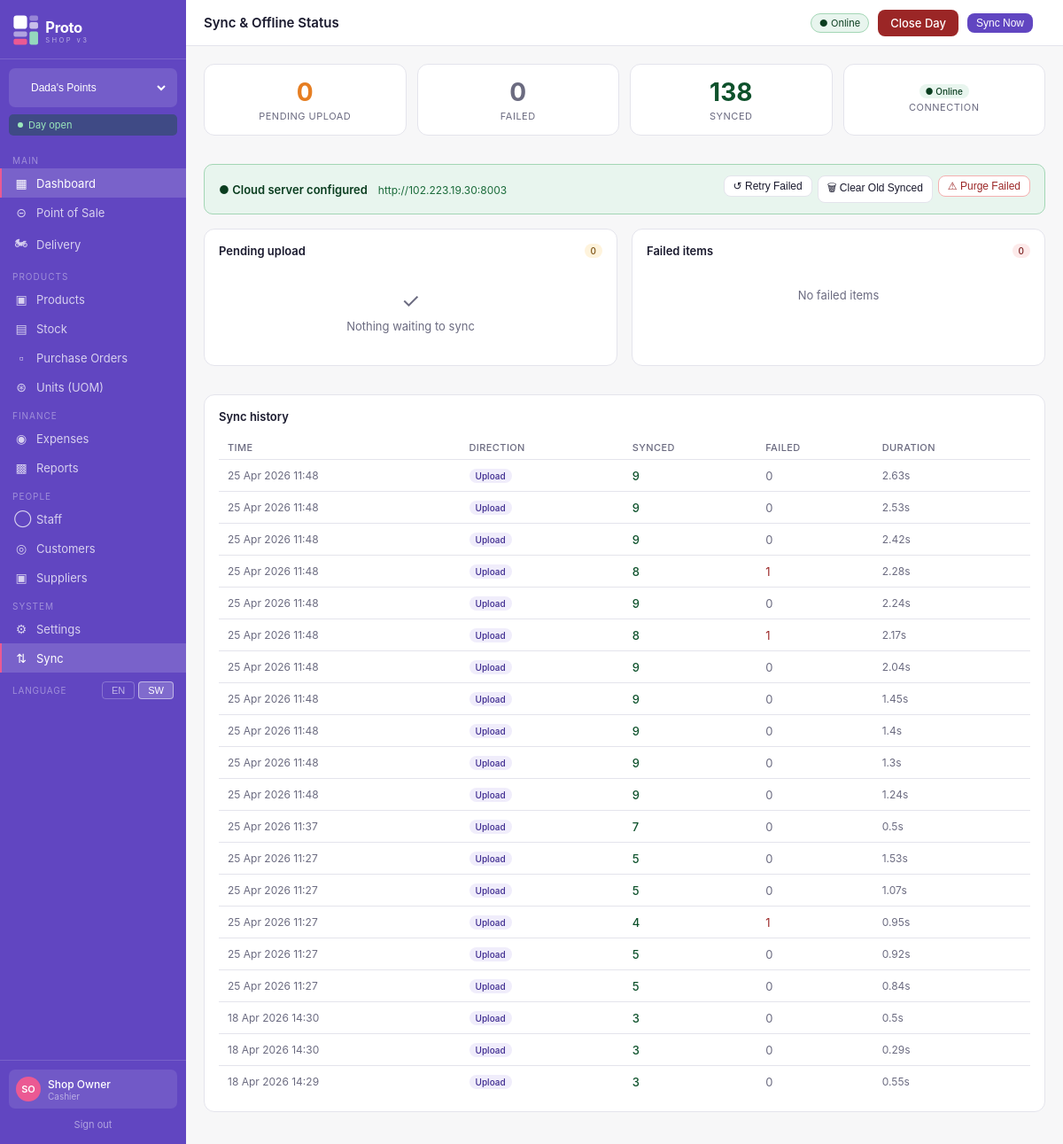
Page /sync/dashboard/ (signed in) on the committed database.
### shops/models.py (models this page shows, shortened)
class Shop(models.Model):
    SHOP_TYPE_CHOICES = [
        ('handbags', 'Handbags'),
        ('hair', 'Hair Products'),
        ('home', 'Home Supplies'),
        ('other', 'Other'),
    ]
    name = models.CharField(max_length=100)
    shop_type = models.CharField(max_length=20, choices=SHOP_TYPE_CHOICES)
    address = models.TextField(blank=True)
    phone = models.CharField(max_length=20, blank=True)
    is_active = models.BooleanField(default=True)
    created_at = models.DateTimeField(auto_now_add=True)
    class Meta:
        ordering = ['name']

class UserShopAccess(models.Model):
    ROLE_CHOICES = [
        ('owner', 'Owner'),
        ('admin', 'Admin'),
        ('cashier', 'Cashier'),
    ]
    user = models.ForeignKey(User, on_delete=models.CASCADE, related_name='shop_access')
    shop = models.ForeignKey(Shop, on_delete=models.CASCADE, related_name='user_access')
    role = models.CharField(max_length=20, choices=ROLE_CHOICES, default='cashier')
    is_active = models.BooleanField(default=True)
    class Meta:
        unique_together = ('user', 'shop')

### sync_engine/models.py (models this page shows, shortened)
class SyncLog(models.Model):
    direction = models.CharField(max_length=10, choices=[('up', 'Upload'), ('down', 'Download')])
    records_synced = models.IntegerField(default=0)
    records_failed = models.IntegerField(default=0)
    duration_seconds = models.FloatField(default=0)
    error = models.TextField(blank=True)
    created_at = models.DateTimeField(auto_now_add=True)

### sync_engine/views.py (the view)
# urls.py: path('dashboard/',      views.sync_dashboard, name='dashboard'),
@login_required
def sync_dashboard(request):
    from shops.models import Shop
    shop_id = request.session.get('current_shop_id')
    shop = Shop.objects.filter(id=shop_id).first()
    pending_items = SyncQueue.objects.filter(status='pending').order_by('created_at')[:50]
    failed_items  = SyncQueue.objects.filter(status='failed').order_by('-created_at')[:50]
    recent_logs   = SyncLog.objects.order_by('-created_at')[:20]
    total_pending = SyncQueue.objects.filter(status='pending').count()
    total_failed  = SyncQueue.objects.filter(status='failed').count()
    total_synced  = SyncQueue.objects.filter(status='synced').count()
    configured = bool(getattr(django_settings, 'CLOUD_SYNC_URL', ''))
    cloud_url  = getattr(django_settings, 'CLOUD_SYNC_URL', '')
    return render(request, 'sync_engine/dashboard.html', {
        'shop': shop,
        'pending_items': pending_items,
        'failed_items':  failed_items,
        'recent_logs':   recent_logs,
        'total_pending': total_pending,
        'total_failed':  total_failed,
        'total_synced':  total_synced,
        'configured':    configured,
        'cloud_url':     cloud_url,
    })

### shops/models.py (called while the page is built)
    @property
    def is_open(self):
        return self.status == 'open'

### templates/sync_engine/dashboard.html (shortened to what this page needs)
{% extends "base.html" %}
{% block page_title %}Sync & Offline Status{% endblock %}
{% block topbar_actions %}
  <button class="btn btn-primary btn-sm" id="btn-sync-now">Sync Now</button>
{% endblock %}
{% block content %}
<div style="display:grid;grid-template-columns:repeat(4,1fr);gap:12px;margin-bottom:16px">
  <div class="card" style="text-align:center;padding:14px">
    <div style="font-size:28px;font-weight:700;color:#e67e22">{{ total_pending }}</div>
    <div style="font-size:11px;color:#6b6b80;margin-top:3px;text-transform:uppercase;letter-spacing:.5px">Pending Upload</div>
  </div>
  <div class="card" style="text-align:center;padding:14px">
    <div style="font-size:28px;font-weight:700;color:{% if total_failed > 0 %}#9b2626{% else %}#6b6b80{% endif %}">{{ total_failed }}</div>
    <div style="font-size:11px;color:#6b6b80;margin-top:3px;text-transform:uppercase;letter-spacing:.5px">Failed</div>
  </div>
  <div class="card" style="text-align:center;padding:14px">
    <div style="font-size:28px;font-weight:700;color:#0D512B">{{ total_synced }}</div>
    <div style="font-size:11px;color:#6b6b80;margin-top:3px;text-transform:uppercase;letter-spacing:.5px">Synced</div>
  </div>
  <div class="card" style="text-align:center;padding:14px">
    <div style="font-size:16px;font-weight:600;margin-top:4px" id="conn-status">
    </div>
    <div style="font-size:11px;color:#6b6b80;margin-top:3px;text-transform:uppercase;letter-spacing:.5px">Connection</div>
  </div>
</div>
{% if not configured %}
<div style="background:#fef3dc;border:1px solid #f9c74f;border-radius:10px;padding:16px 20px;margin-bottom:16px">
  <div style="font-size:13px;font-weight:600;color:#7a5010;margin-bottom:6px">⚙ Sync not configured</div>
  <p style="font-size:12px;color:#7a5010;margin-bottom:10px;line-height:1.6">
    Proto v3 works fully offline. To sync data to a cloud server, set these environment variables or add them to <code>config/settings.py</code>:
  </p>
  <pre style="background:#fff;border:1px solid #f9c74f;border-radius:6px;padding:12px;font-size:12px;color:#1a1a2e;overflow-x:auto">CLOUD_SYNC_URL     = "https://yourserver.com"
CLOUD_SYNC_API_KEY = "your-secret-key-here"</pre>
  <p style="font-size:11px;color:#a06818;margin-top:8px">
    The cloud server must be running Proto v3 with the same API key and have the <code>/sync/receive/</code> endpoint accessible.
  </p>
</div>
{% else %}
<div style="background:#e8f5ee;border:1px solid #a3d6b5;border-radius:10px;padding:12px 16px;margin-bottom:16px;display:flex;justify-content:space-between;align-items:center">
  <div>
    <span style="font-size:13px;font-weight:600;color:#0a3d1f">● Cloud server configured</span>
    <span style="font-size:12px;color:#1a6b3a;margin-left:8px">{{ cloud_url }}</span>
  </div>
  <div style="display:flex;gap:6px">
    <form method="post" action="{% url 'sync_engine:retry_failed' %}" style="display:inline">{% csrf_token %}
      <button type="submit" class="btn btn-outline btn-sm">↺ Retry Failed</button>
    </form>
    <form method="post" action="{% url 'sync_engine:clear_synced' %}" style="display:inline">{% csrf_token %}
      <button type="submit" class="btn btn-outline btn-sm">🗑 Clear Old Synced</button>
    </form>
    <form method="post" action="{% url 'sync_engine:purge_failed' %}" style="display:inline"
          onsubmit="return confirm('Permanently delete all failed items?')">{% csrf_token %}
      <button type="submit" class="btn btn-outline btn-sm" style="color:#9b2626;border-color:#f5b0b0">⚠ Purge Failed</button>
    </form>
  </div>
</div>
{% endif %}
<div class="grid-2">
  <div class="card">
    <div class="card-title">
      Pending upload
      <span class="badge badge-amber">{{ total_pending }}</span>
    </div>
    {% if pending_items %}
    <div class="table-wrap" style="max-height:300px;overflow-y:auto">
      <table>
        <thead><tr><th>Model</th><th>Operation</th><th>Queued</th></tr></thead>
        <tbody>
          {% for item in pending_items %}
          <tr>
            <td style="font-weight:500;font-size:12px">{{ item.payload.model|default:item.content_type }}</td>
            <td><span class="badge badge-{% if item.operation == 'create' %}green{% elif item.operation == 'update' %}amber{% else %}red{% endif %}">{{ item.operation }}</span></td>
            <td style="font-size:11px;color:#6b6b80">{{ item.created_at|date:"d M H:i" }}</td>
          </tr>
          {% endfor %}
        </tbody>
      </table>
    </div>
    {% else %}
    <div style="text-align:center;padding:20px;color:#6b6b80;font-size:13px">
      <div style="font-size:24px;margin-bottom:6px">✓</div>
      Nothing waiting to sync
    </div>
    {% endif %}
  </div>
  <div class="card">
    <div class="card-title">
      Failed items
      <span class="badge badge-red">{{ total_failed }}</span>
    </div>
    {% if failed_items %}
    <div class="table-wrap" style="max-height:300px;overflow-y:auto">
      <table>
        <thead><tr><th>Model</th><th>Attempts</th><th>Error</th></tr></thead>
        <tbody>
          {% for item in failed_items %}
          <tr>
            <td style="font-weight:500;font-size:12px">{{ item.payload.model|default:item.content_type }}</td>
            <td style="color:#9b2626;font-size:12px">{{ item.attempts }}</td>
            <td style="font-size:11px;color:#9b2626;max-width:200px;word-break:break-word">{{ item.error_message|truncatechars:80 }}</td>
          </tr>
          {% endfor %}
        </tbody>
      </table>
    </div>
    {% else %}
    <div style="text-align:center;padding:20px;color:#6b6b80;font-size:13px">No failed items</div>
    {% endif %}
  </div>
</div>
<div class="card" style="margin-top:16px">
  <div class="card-title">Sync history</div>
  {% if recent_logs %}
  <div class="table-wrap">
    <table>
      <thead><tr><th>Time</th><th>Direction</th><th>Synced</th><th>Failed</th><th>Duration</th></tr></thead>
      <tbody>
        {% for log in recent_logs %}
        <tr>
          <td style="font-size:12px;color:#6b6b80">{{ log.created_at|date:"d M Y H:i" }}</td>
          <td><span class="badge badge-{% if log.direction == 'up' %}purple{% else %}green{% endif %}">{{ log.get_direction_display }}</span></td>
          <td style="color:#0D512B;font-weight:500">{{ log.records_synced }}</td>
          <td style="color:{% if log.records_failed > 0 %}#9b2626{% else %}#6b6b80{% endif %}">{{ log.records_failed }}</td>
          <td style="font-size:12px;color:#6b6b80">{{ log.duration_seconds }}s</td>
        </tr>
        {% endfor %}
      </tbody>
    </table>
  </div>
  {% else %}
  <p style="color:#6b6b80;font-size:13px;padding:8px 0">No sync history yet.</p>
  {% endif %}
</div>
{% endblock %}

### templates/base.html (shortened to what this page needs)
<!DOCTYPE html>
<html lang="en">
<head>
  <link rel="stylesheet" href="/static/css/proto.css">
</head>
<body>
<div class="app-layout">
  <aside class="sidebar">
    <div class="sidebar-logo">
      <a href="{% url 'dashboard' %}" style="display:flex;align-items:center;padding:2px 0;">
        <img src="/static/img/logo-white.svg" alt="Proto v3" style="height:36px;width:auto;">
      </a>
    </div>
    {% if all_accessible_shops %}
    <form method="post" action="{% url 'switch_shop' %}" class="shop-switcher">
      <select name="shop_id" onchange="this.form.submit()">
        {% for access in all_accessible_shops %}
          <option value="{{ access.shop.id }}"
            {% if access.shop.id == current_shop.id %}selected{% endif %}>
            {{ access.shop.name }}
          </option>
        {% endfor %}
      </select>
    </form>
    {% endif %}
    <div class="day-badge {% if day_is_open %}day-open{% else %}day-closed{% endif %}">
      <span class="day-dot"></span>
      {% if day_is_open %}Day open{% else %}Day closed{% endif %}
    </div>
    <nav class="sidebar-nav">
      <div class="nav-section">Main</div>
      <a href="{% url 'dashboard' %}" class="nav-item {% if request.resolver_match.url_name == 'dashboard' %}active{% endif %}">
        <span class="nav-icon">&#9638;</span> Dashboard
      </a>
      <a href="{% url 'pos:index' %}" class="nav-item {% if 'pos' in request.resolver_match.namespace %}active{% endif %}">
        <span class="nav-icon">&#8861;</span> Point of Sale
      </a>
      <a href="{% url 'delivery:board' %}" class="nav-item {% if request.resolver_match.namespace == 'delivery' %}active{% endif %}">
        <span class="nav-icon">&#127949;</span> Delivery
      </a>
      <div class="nav-section">Products</div>
      <a href="{% url 'products:list' %}" class="nav-item {% if request.resolver_match.namespace == 'products' %}active{% endif %}">
        <span class="nav-icon">&#9635;</span> Products
      </a>
      <a href="{% url 'stock:list' %}" class="nav-item {% if request.resolver_match.namespace == 'stock' %}active{% endif %}">
        <span class="nav-icon">&#9636;</span> Stock
      </a>
      <a href="{% url 'purchases:list' %}" class="nav-item {% if request.resolver_match.namespace == 'purchases' %}active{% endif %}">
        <span class="nav-icon">&#9643;</span> Purchase Orders
      </a>
      <a href="{% url 'units:list' %}" class="nav-item {% if request.resolver_match.namespace == 'units' %}active{% endif %}">
        <span class="nav-icon">&#8859;</span> Units (UOM)
      </a>
      <div class="nav-section">Finance</div>
      <a href="{% url 'expenses:list' %}" class="nav-item {% if request.resolver_match.namespace == 'expenses' %}active{% endif %}">
        <span class="nav-icon">&#9673;</span> Expenses
      </a>
      <a href="{% url 'reports:dashboard' %}" class="nav-item {% if request.resolver_match.namespace == 'reports' %}active{% endif %}">
        <span class="nav-icon">&#9641;</span> Reports
      </a>
      <div class="nav-section">People</div>
      <a href="{% url 'staff:list' %}" class="nav-item {% if request.resolver_match.namespace == 'staff' %}active{% endif %}">
        <span class="nav-icon">&#9711;</span> Staff
      </a>
      <a href="{% url 'customers:list' %}" class="nav-item {% if request.resolver_match.namespace == 'customers' %}active{% endif %}">
        <span class="nav-icon">&#9678;</span> Customers
      </a>
      <a href="{% url 'purchases:suppliers' %}" class="nav-item {% if request.resolver_match.url_name == 'suppliers' or request.resolver_match.url_name == 'supplier_create' %}active{% endif %}">
        <span class="nav-icon">&#9635;</span> Suppliers
      </a>
      <div class="nav-section">System</div>
      <a href="{% url 'settings:index' %}" class="nav-item {% if request.resolver_match.namespace == 'settings' %}active{% endif %}">
        <span class="nav-icon">&#9881;</span> Settings
      </a>
      <a href="{% url 'sync_engine:dashboard' %}" class="nav-item {% if request.resolver_match.namespace == 'sync_engine' %}active{% endif %}">
        <span class="nav-icon">&#8645;</span> Sync
      </a>
      <div class="nav-lang">
        <span class="nav-lang-label">Language</span>
        <div class="nav-lang-btns">
          <form method="post" action="{% url 'settings:change_language' %}" style="display:inline">
            <button type="submit" class="lang-btn {% if request.LANGUAGE_CODE == 'en' %}lang-active{% endif %}">EN</button>
          </form>
          <form method="post" action="{% url 'settings:change_language' %}" style="display:inline">
            <button type="submit" class="lang-btn {% if request.LANGUAGE_CODE != 'en' %}lang-active{% endif %}">SW</button>
          </form>
        </div>
      </div>
    </nav>
    <div class="sidebar-footer">
      <div class="user-chip">
        <div class="user-avatar">{{ request.user.first_name.0|default:request.user.username.0|upper }}{{ request.user.last_name.0|upper }}</div>
        <div>
          <div class="user-name">{{ request.user.get_full_name|default:request.user.username }}</div>
          <div class="user-role">{{ current_role|capfirst }}</div>
        </div>
      </div>
      <a href="{% url 'logout' %}" class="logout-btn">Sign out</a>
    </div>
  </aside>
  <div class="main-area">
    <header class="topbar">
      <div class="topbar-left">
        <h1 class="page-title">{% block page_title %}Dashboard{% endblock %}</h1>
      </div>
      <div class="topbar-right">
        <span class="sync-badge" id="sync-indicator" title="Click to sync">&#9679; Online</span>
        {% if day_is_open %}
          <a href="#" class="btn btn-danger" onclick="showCloseDayModal(); return false;">Close Day</a>
        {% else %}
          <a href="#" class="btn btn-success" onclick="showOpenDayModal(); return false;">Open Day</a>
        {% endif %}
        {% block topbar_actions %}{% endblock %}
      </div>
    </header>
    <main class="page-content">
      {% block content %}{% endblock %}
    </main>
  </div>
</div>
</body>
</html>

### rows in the picture
Shop: shop_id "Dada's Points"
SyncLog: created_at "25 Apr 2026 11:48", direction "Upload", records_synced "9", records_failed "0", duration_seconds "2.63"
SyncLog: created_at "25 Apr 2026 11:48", direction "Upload", records_synced "9", records_failed "0", duration_seconds "2.53"
SyncLog: created_at "25 Apr 2026 11:48", direction "Upload", records_synced "9", records_failed "0", duration_seconds "2.42"
SyncLog: created_at "25 Apr 2026 11:48", direction "Upload", records_synced "8", records_failed "1", duration_seconds "2.28"
SyncLog: created_at "25 Apr 2026 11:48", direction "Upload", records_synced "9", records_failed "0", duration_seconds "2.24"
SyncLog: created_at "25 Apr 2026 11:48", direction "Upload", records_synced "8", records_failed "1", duration_seconds "2.17"
SyncLog: created_at "25 Apr 2026 11:48", direction "Upload", records_synced "9", records_failed "0", duration_seconds "2.04"
SyncLog: created_at "25 Apr 2026 11:48", direction "Upload", records_synced "9", records_failed "0", duration_seconds "1.45"
SyncLog: created_at "25 Apr 2026 11:48", direction "Upload", records_synced "9", records_failed "0", duration_seconds "1.4"
SyncLog: created_at "25 Apr 2026 11:48", direction "Upload", records_synced "9", records_failed "0", duration_seconds "1.3"
SyncLog: created_at "25 Apr 2026 11:48", direction "Upload", records_synced "9", records_failed "0", duration_seconds "1.24"
SyncLog: created_at "25 Apr 2026 11:37", direction "Upload", records_synced "7", records_failed "0", duration_seconds "0.5"
SyncLog: created_at "25 Apr 2026 11:27", direction "Upload", records_synced "5", records_failed "0", duration_seconds "1.53"
SyncLog: created_at "25 Apr 2026 11:27", direction "Upload", records_synced "5", records_failed "0", duration_seconds "1.07"
SyncLog: created_at "25 Apr 2026 11:27", direction "Upload", records_synced "4", records_failed "1", duration_seconds "0.95"
SyncLog: created_at "25 Apr 2026 11:27", direction "Upload", records_synced "5", records_failed "0", duration_seconds "0.92"
SyncLog: created_at "25 Apr 2026 11:27", direction "Upload", records_synced "5", records_failed "0", duration_seconds "0.84"
SyncLog: created_at "18 Apr 2026 14:30", direction "Upload", records_synced "3", records_failed "0", duration_seconds "0.5"
SyncLog: created_at "18 Apr 2026 14:30", direction "Upload", records_synced "3", records_failed "0", duration_seconds "0.29"
SyncLog: created_at "18 Apr 2026 14:29", direction "Upload", records_synced "3", records_failed "0", duration_seconds "0.55"

### other values in the picture
{{ request.user.first_name.0|default:request.user.username.0|upper }} "S"
{{ request.user.last_name.0|upper }} "O"
{{ request.user.get_full_name|default:request.user.username }} "Shop Owner"
{{ current_role|capfirst }} "Cashier"
{{ total_pending }} "0"
{{ total_failed }} "0"
{{ total_synced }} "138"
{{ cloud_url }} "http://102.223.19.30:8003"
